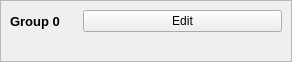
<?xml version="1.0" encoding="UTF-8"?>
<ui version="4.0">
 <class>Form</class>
 <widget class="QWidget" name="Form">
  <property name="geometry">
   <rect>
    <x>0</x>
    <y>0</y>
    <width>292</width>
    <height>62</height>
   </rect>
  </property>
  <property name="windowTitle">
   <string>Form</string>
  </property>
  <layout class="QGridLayout" name="gridLayout_2" columnstretch="1,0">
   <property name="leftMargin">
    <number>0</number>
   </property>
   <property name="topMargin">
    <number>0</number>
   </property>
   <property name="rightMargin">
    <number>0</number>
   </property>
   <property name="bottomMargin">
    <number>0</number>
   </property>
   <item row="1" column="0">
    <widget class="QFrame" name="frame">
     <property name="frameShape">
      <enum>QFrame::StyledPanel</enum>
     </property>
     <property name="frameShadow">
      <enum>QFrame::Plain</enum>
     </property>
     <layout class="QGridLayout" name="gridLayout" columnstretch="1,3">
      <item row="0" column="1">
       <widget class="QPushButton" name="pushButton">
        <property name="text">
         <string>Edit</string>
        </property>
       </widget>
      </item>
      <item row="0" column="0">
       <widget class="QLabel" name="groupLabel">
        <property name="font">
         <font>
          <pointsize>10</pointsize>
          <weight>75</weight>
          <bold>true</bold>
         </font>
        </property>
        <property name="text">
         <string>Group 0</string>
        </property>
       </widget>
      </item>
      <item row="1" column="0" colspan="2">
       <widget class="QLabel" name="replaceWithLabel">
        <property name="text">
         <string/>
        </property>
        <property name="alignment">
         <set>Qt::AlignCenter</set>
        </property>
       </widget>
      </item>
     </layout>
    </widget>
   </item>
  </layout>
 </widget>
 <resources/>
 <connections/>
</ui>
